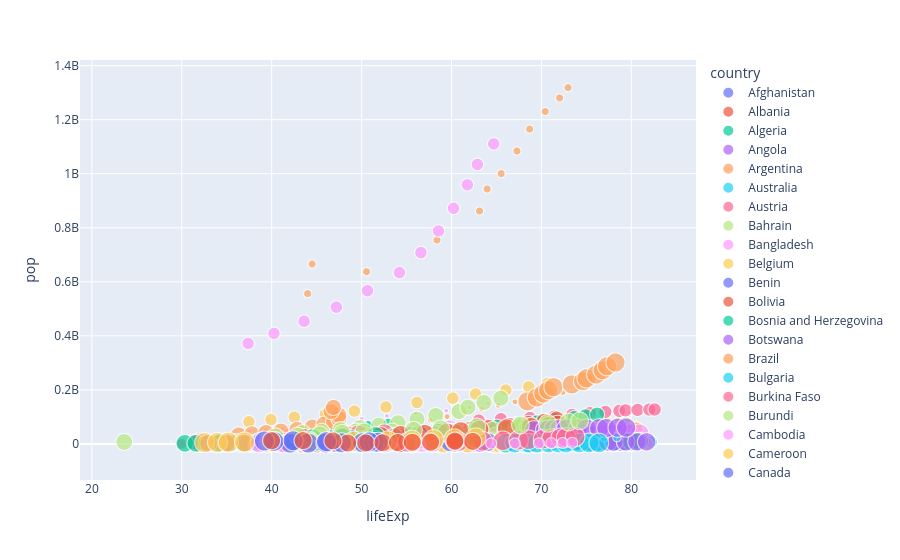

Source (notebook cell):
### Code cell
px.scatter(data,x='lifeExp',y='pop',color='country',size='iso_num')
